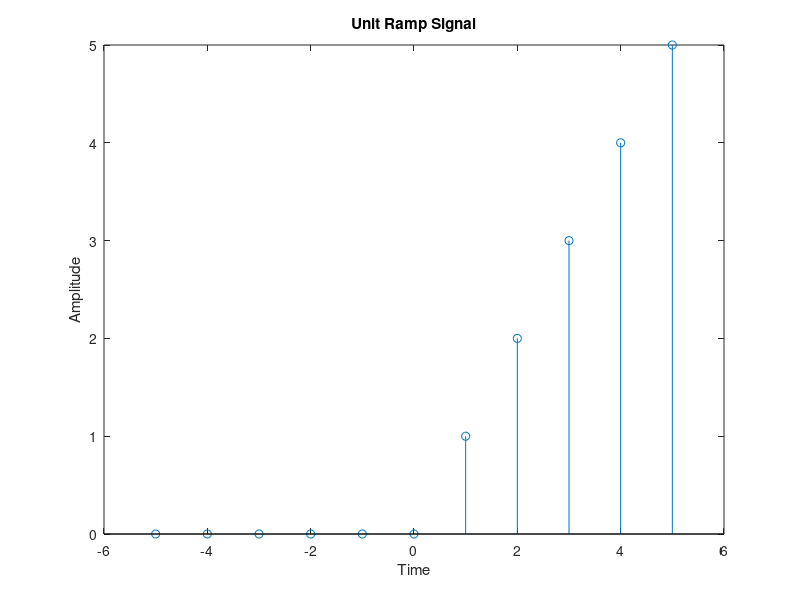

Source code (MATLAB):
%Unit Ramp Signal
%Matlab Code
n=-5:5;
x=n.*(n>=0);
stem(n,x);
xlabel('Time');
ylabel('Amplitude');
title('Unit Ramp Signal');